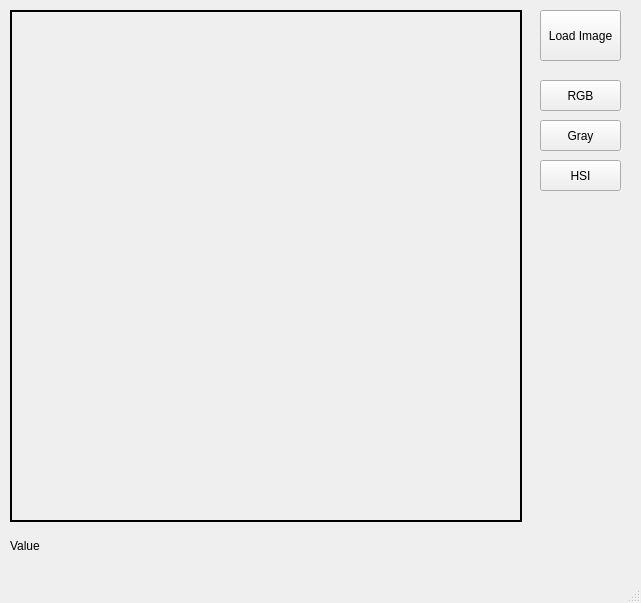
<?xml version="1.0" encoding="UTF-8"?>
<ui version="4.0">
 <class>ImageViewer</class>
 <widget class="QMainWindow" name="ImageViewer">
  <property name="geometry">
   <rect>
    <x>0</x>
    <y>0</y>
    <width>641</width>
    <height>603</height>
   </rect>
  </property>
  <property name="windowTitle">
   <string>ImageViewer</string>
  </property>
  <widget class="QWidget" name="centralwidget">
   <widget class="QPushButton" name="button_loadimage">
    <property name="geometry">
     <rect>
      <x>540</x>
      <y>10</y>
      <width>81</width>
      <height>51</height>
     </rect>
    </property>
    <property name="text">
     <string>Load Image</string>
    </property>
   </widget>
   <widget class="ImageLabel" name="label_image">
    <property name="geometry">
     <rect>
      <x>10</x>
      <y>10</y>
      <width>512</width>
      <height>512</height>
     </rect>
    </property>
    <property name="cursor">
     <cursorShape>CrossCursor</cursorShape>
    </property>
    <property name="frameShape">
     <enum>QFrame::Panel</enum>
    </property>
    <property name="lineWidth">
     <number>2</number>
    </property>
    <property name="text">
     <string/>
    </property>
    <property name="alignment">
     <set>Qt::AlignCenter</set>
    </property>
   </widget>
   <widget class="QLabel" name="label_colorvalue">
    <property name="geometry">
     <rect>
      <x>10</x>
      <y>530</y>
      <width>511</width>
      <height>31</height>
     </rect>
    </property>
    <property name="text">
     <string>Value</string>
    </property>
   </widget>
   <widget class="QPushButton" name="button_rgb">
    <property name="geometry">
     <rect>
      <x>540</x>
      <y>80</y>
      <width>81</width>
      <height>31</height>
     </rect>
    </property>
    <property name="text">
     <string>RGB</string>
    </property>
   </widget>
   <widget class="QPushButton" name="button_gray">
    <property name="geometry">
     <rect>
      <x>540</x>
      <y>120</y>
      <width>81</width>
      <height>31</height>
     </rect>
    </property>
    <property name="text">
     <string>Gray</string>
    </property>
   </widget>
   <widget class="QPushButton" name="button_hsi">
    <property name="geometry">
     <rect>
      <x>540</x>
      <y>160</y>
      <width>81</width>
      <height>31</height>
     </rect>
    </property>
    <property name="text">
     <string>HSI</string>
    </property>
   </widget>
  </widget>
  <widget class="QMenuBar" name="menubar">
   <property name="geometry">
    <rect>
     <x>0</x>
     <y>0</y>
     <width>641</width>
     <height>22</height>
    </rect>
   </property>
  </widget>
  <widget class="QStatusBar" name="statusbar"/>
 </widget>
 <customwidgets>
  <customwidget>
   <class>ImageLabel</class>
   <extends>QLabel</extends>
   <header location="global">image_label.hpp</header>
  </customwidget>
 </customwidgets>
 <resources/>
 <connections/>
</ui>
